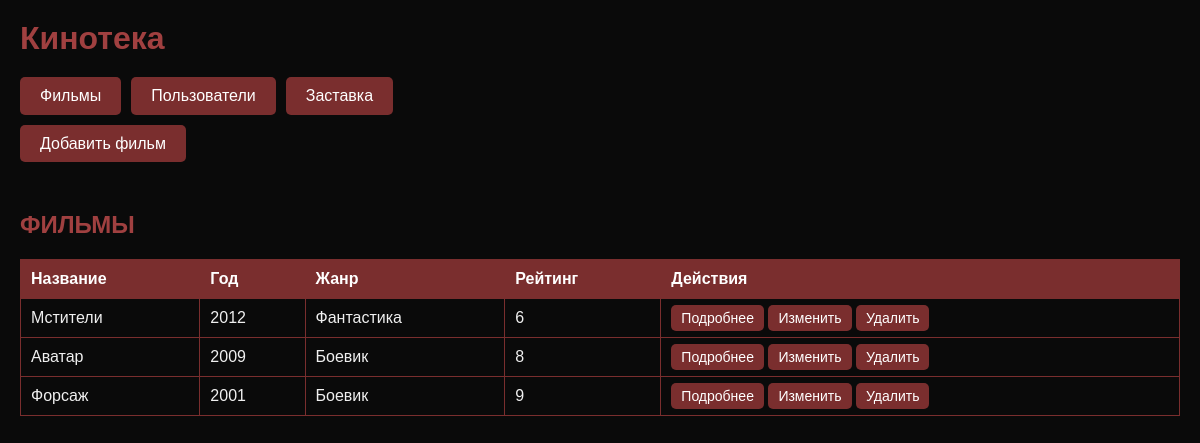
Screenshot of /main.php with the database file from the repository.
### tables this page shows
CREATE TABLE `movies` (
  `id` int NOT NULL,
  `title` varchar(200) NOT NULL,
  `year` int DEFAULT NULL,
  `description` text,
  `genre_id` int DEFAULT NULL,
  `actors` text,
  `poster` varchar(500) DEFAULT NULL
);

CREATE TABLE `genres` (
  `id` int NOT NULL,
  `name` varchar(100) NOT NULL
);

### main.php (called while the page is built)
<?php
require_once 'model/models.php';
$pdo = connectDB();
$tab = $_GET['tab'] ?? 'movies';
if ($tab == 'users') {
    $users = selectAllUsers($pdo);
} elseif ($tab == 'reviews') {
    $reviews = $pdo->query("SELECT r.*, u.name as user_name, m.title as movie_title FROM reviews r JOIN users u ON r.user_id = u.id JOIN movies m ON r.movie_id = m.id ORDER BY r.created_at DESC")->fetchAll();
} else {
    $movies = selectAllMovies($pdo);
}
include 'views/index.show.php';
?>

### model/models.php (called while the page is built, shortened)
<?php
if (function_exists('connectDB')) {
    return;
}
function selectAllMovies($pdo) {
    return $pdo->query("SELECT m.*, g.name as genre_name FROM movies m LEFT JOIN genres g ON m.genre_id = g.id ORDER BY m.year DESC")->fetchAll(PDO::FETCH_ASSOC);
}
function getAvgRating($pdo, $movie_id) {
    $stmt = $pdo->prepare("SELECT AVG(rating) as avg FROM reviews WHERE movie_id = ?");
    $stmt->execute([$movie_id]);
    $avg = $stmt->fetch();
    return round($avg['avg'] ?? 0, 1);
}
?>

### views/index.show.php (the view, shortened to what this page needs)
<!DOCTYPE html>
<html>
<head>
    <link rel="stylesheet" href="../style.css">
</head>
<body>
<div class="container">
    <h1>Кинотека</h1>
    <div class="btn-group">
        <a href="../main.php?tab=movies" class="btn">Фильмы</a>
        <a href="../main.php?tab=users" class="btn">Пользователи</a>
        <a href="../welcome.php" class="btn">Заставка</a>
    </div>
    <?php if ($tab == 'movies'): ?>
        <div class="mb-3">
    <a href="views/create_movie.php" class="btn">Добавить фильм</a>
        </div>
        <h2><br> ФИЛЬМЫ</h2>
        <table>
            <thead>
                <tr><th>Название</th><th>Год</th><th>Жанр</th><th>Рейтинг</th><th>Действия</th></tr>
            </thead>
            <tbody>
            <?php foreach($movies as $movie): ?>
                <tr>
                    <td><?php echo $movie['title']; ?></td>
                    <td><?php echo $movie['year']; ?></td>
                    <td><?php echo $movie['genre_name'] ?? '—'; ?></td>
                    <td><?php echo getAvgRating($pdo, $movie['id']); ?></td>
                    <td>
                        <a href="../controllers/movie.php?id=<?php echo $movie['id']; ?>" class="btn btn-sm">Подробнее</a>
                        <a href="views/edit_movie.php?id=<?php echo $movie['id']; ?>" class="btn btn-sm">Изменить</a>
                        <a href="../controllers/delete.php?type=movie&id=<?php echo $movie['id']; ?>" class="btn btn-sm" onclick="return confirm('Удалить?')">Удалить</a>
                    </td>
                </tr>
            <?php endforeach; ?>
            </tbody>
        </table>
    <?php endif; ?>
</div>
</body>
</html>

### style.css (style rules this page uses)
* { margin: 0; padding: 0; box-sizing: border-box; }
body { background: #0a0a0a; color: #f0f0f0; font-family: Arial, sans-serif; min-height: 100vh; }
.container { max-width: 1200px; margin: 0 auto; padding: 20px; }
h1, h2, h3, h4 { color: #a04040; margin-bottom: 20px; }
a { color: #b84c4c; text-decoration: none; }
button, .btn { background: #7a2e2e; color: #ffffff; border: none; padding: 10px 20px; cursor: pointer; font-size: 16px; border-radius: 5px; }
table { width: 100%; border-collapse: collapse; margin: 20px 0; }
th, td { border: 1px solid #7a2e2e; padding: 10px; text-align: left; }
th { background: #7a2e2e; color: #ffffff; }
.btn-group { margin: 20px 0; display: flex; gap: 10px; flex-wrap: wrap; }
.mb-3 { margin-bottom: 30px; }
.btn-sm { padding: 5px 10px; font-size: 14px; }

### rows the page displays
movies: title "Мстители", year "2012", genre.name "Фантастика", id "6"
movies: title "Аватар", year "2009", genre.name "Боевик", id "8"
movies: title "Форсаж", year "2001", genre.name "Боевик", id "9"
